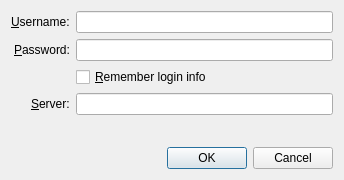
<?xml version="1.0" encoding="UTF-8"?>
<ui version="4.0">
 <class>ConnectDialog</class>
 <widget class="QDialog" name="ConnectDialog">
  <property name="geometry">
   <rect>
    <x>0</x>
    <y>0</y>
    <width>344</width>
    <height>180</height>
   </rect>
  </property>
  <property name="windowTitle">
   <string>Connect to Server</string>
  </property>
  <layout class="QVBoxLayout" name="verticalLayout">
   <item>
    <layout class="QFormLayout" name="formLayout">
     <property name="labelAlignment">
      <set>Qt::AlignRight|Qt::AlignTrailing|Qt::AlignVCenter</set>
     </property>
     <item row="0" column="0">
      <widget class="QLabel" name="label">
       <property name="text">
        <string>&amp;Username:</string>
       </property>
       <property name="buddy">
        <cstring>textUsername</cstring>
       </property>
      </widget>
     </item>
     <item row="0" column="1">
      <widget class="QLineEdit" name="textUsername"/>
     </item>
     <item row="1" column="0">
      <widget class="QLabel" name="label_2">
       <property name="text">
        <string>&amp;Password:</string>
       </property>
       <property name="buddy">
        <cstring>textPassword</cstring>
       </property>
      </widget>
     </item>
     <item row="1" column="1">
      <widget class="QLineEdit" name="textPassword"/>
     </item>
     <item row="2" column="1">
      <widget class="QCheckBox" name="checkRemember">
       <property name="text">
        <string>&amp;Remember login info</string>
       </property>
      </widget>
     </item>
     <item row="3" column="1">
      <widget class="QLineEdit" name="textServer"/>
     </item>
     <item row="3" column="0">
      <widget class="QLabel" name="label_3">
       <property name="text">
        <string>&amp;Server:</string>
       </property>
       <property name="buddy">
        <cstring>textServer</cstring>
       </property>
      </widget>
     </item>
    </layout>
   </item>
   <item>
    <widget class="QDialogButtonBox" name="buttonBox">
     <property name="orientation">
      <enum>Qt::Horizontal</enum>
     </property>
     <property name="standardButtons">
      <set>QDialogButtonBox::Cancel|QDialogButtonBox::Ok</set>
     </property>
    </widget>
   </item>
  </layout>
 </widget>
 <resources/>
 <connections>
  <connection>
   <sender>buttonBox</sender>
   <signal>accepted()</signal>
   <receiver>ConnectDialog</receiver>
   <slot>accept()</slot>
   <hints>
    <hint type="sourcelabel">
     <x>248</x>
     <y>254</y>
    </hint>
    <hint type="destinationlabel">
     <x>157</x>
     <y>274</y>
    </hint>
   </hints>
  </connection>
  <connection>
   <sender>buttonBox</sender>
   <signal>rejected()</signal>
   <receiver>ConnectDialog</receiver>
   <slot>reject()</slot>
   <hints>
    <hint type="sourcelabel">
     <x>316</x>
     <y>260</y>
    </hint>
    <hint type="destinationlabel">
     <x>286</x>
     <y>274</y>
    </hint>
   </hints>
  </connection>
 </connections>
</ui>
